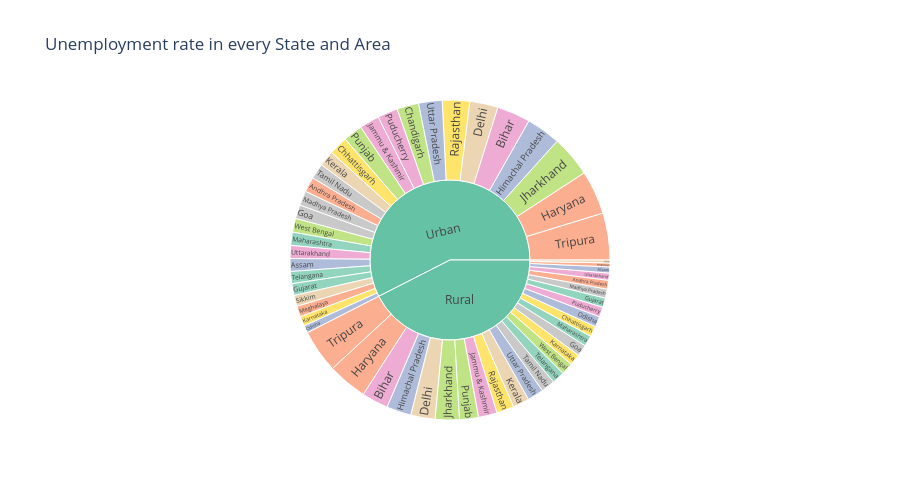

Notebook code for this chart:
### Code cell
unemployment = india[["Region", "Area", "Estimated Unemployment Rate (%)"]]

fig = px.sunburst(unemployment, path=['Area','Region'], values='Estimated Unemployment Rate (%)',
                  title='Unemployment rate in every State and Area', height=500, color='Region',
                  color_discrete_sequence=px.colors.qualitative.Set2)
fig.show()

### Figure 1 — Plotly figure (JSON) as saved in the notebook; plotly's stock layout.template omitted (floating-point values rounded to 4 significant figures)
{"data": [{"branchvalues": "total", "customdata": [["(?)"], ["(?)"], ["Andhra Pradesh"], ["Andhra Pradesh"], ["Assam"], ["Assam"], ["Bihar"], ["Bihar"], ["Chandigarh"], ["Chhattisgarh"], ["Chhattisgarh"], ["Delhi"], ["Delhi"], ["Goa"], ["Goa"], ["Gujarat"], ["Gujarat"], ["Haryana"], ["Haryana"], ["Himachal Pradesh"], ["Himachal Pradesh"], ["Jammu & Kashmir"], ["Jammu & Kashmir"], ["Jharkhand"], ["Jharkhand"], ["Karnataka"], ["Karnataka"], ["Kerala"], ["Kerala"], ["Madhya Pradesh"], ["Madhya Pradesh"], ["Maharashtra"], ["Maharashtra"], ["Meghalaya"], ["Meghalaya"], ["Odisha"], ["Odisha"], ["Puducherry"], ["Puducherry"], ["Punjab"], ["Punjab"], ["Rajasthan"], ["Rajasthan"], ["Sikkim"], ["Sikkim"], ["Tamil Nadu"], ["Tamil Nadu"], ["Telangana"], ["Telangana"], ["Tripura"], ["Tripura"], ["Uttar Pradesh"], ["Uttar Pradesh"], ["Uttarakhand"], ["Uttarakhand"], ["West Bengal"], ["West Bengal"]], "domain": {"x": [0, 1], "y": [0, 1]}, "hovertemplate": "labels=%{label}<br>Estimated Unemployment Rate (%)=%{value}<br>parent=%{parent}<br>id=%{id}<br>Region=%{customdata[0]}<extra></extra>", "ids": ["Urban", "Rural", "Urban/Andhra Pradesh", "Rural/Andhra Pradesh", "Urban/Assam", "Rural/Assam", "Urban/Bihar", "Rural/Bihar", "Urban/Chandigarh", "Urban/Chhattisgarh", "Rural/Chhattisgarh", "Urban/Delhi", "Rural/Delhi", "Urban/Goa", "Rural/Goa", "Urban/Gujarat", "Rural/Gujarat", "Urban/Haryana", "Rural/Haryana", "Urban/Himachal Pradesh", "Rural/Himachal Pradesh", "Urban/Jammu & Kashmir", "Rural/Jammu & Kashmir", "Urban/Jharkhand", "Rural/Jharkhand", "Urban/Karnataka", "Rural/Karnataka", "Urban/Kerala", "Rural/Kerala", "Urban/Madhya Pradesh", "Rural/Madhya Pradesh", "Rural/Maharashtra", "Urban/Maharashtra", "Urban/Meghalaya", "Rural/Meghalaya", "Rural/Odisha", "Urban/Odisha", "Rural/Puducherry", "Urban/Puducherry", "Rural/Punjab", "Urban/Punjab", "Urban/Rajasthan", "Rural/Rajasthan", "Urban/Sikkim", "Rural/Sikkim", "Rural/Tamil Nadu", "Urban/Tamil Nadu", "Rural/Telangana", "Urban/Telangana", "Urban/Tripura", "Rural/Tripura", "Urban/Uttar Pradesh", "Rural/Uttar Pradesh", "Rural/Uttarakhand", "Urban/Uttarakhand", "Rural/West Bengal", "Urban/West Bengal"], "labels": ["Urban", "Rural", "Andhra Pradesh", "Andhra Pradesh", "Assam", "Assam", "Bihar", "Bihar", "Chandigarh", "Chhattisgarh", "Chhattisgarh", "Delhi", "Delhi", "Goa", "Goa", "Gujarat", "Gujarat", "Haryana", "Haryana", "Himachal Pradesh", "Himachal Pradesh", "Jammu & Kashmir", "Jammu & Kashmir", "Jharkhand", "Jharkhand", "Karnataka", "Karnataka", "Kerala", "Kerala", "Madhya Pradesh", "Madhya Pradesh", "Maharashtra", "Maharashtra", "Meghalaya", "Meghalaya", "Odisha", "Odisha", "Puducherry", "Puducherry", "Punjab", "Punjab", "Rajasthan", "Rajasthan", "Sikkim", "Sikkim", "Tamil Nadu", "Tamil Nadu", "Telangana", "Telangana", "Tripura", "Tripura", "Uttar Pradesh", "Uttar Pradesh", "Uttarakhand", "Uttarakhand", "West Bengal", "West Bengal"], "marker": {"colors": ["rgb(102,194,165)", "rgb(102,194,165)", "rgb(252,141,98)", "rgb(252,141,98)", "rgb(141,160,203)", "rgb(141,160,203)", "rgb(231,138,195)", "rgb(231,138,195)", "rgb(166,216,84)", "rgb(255,217,47)", "rgb(255,217,47)", "rgb(229,196,148)", "rgb(229,196,148)", "rgb(179,179,179)", "rgb(179,179,179)", "rgb(102,194,165)", "rgb(102,194,165)", "rgb(252,141,98)", "rgb(252,141,98)", "rgb(141,160,203)", "rgb(141,160,203)", "rgb(231,138,195)", "rgb(231,138,195)", "rgb(166,216,84)", "rgb(166,216,84)", "rgb(255,217,47)", "rgb(255,217,47)", "rgb(229,196,148)", "rgb(229,196,148)", "rgb(179,179,179)", "rgb(179,179,179)", "rgb(102,194,165)", "rgb(102,194,165)", "rgb(252,141,98)", "rgb(252,141,98)", "rgb(141,160,203)", "rgb(141,160,203)", "rgb(231,138,195)", "rgb(231,138,195)", "rgb(166,216,84)", "rgb(166,216,84)", "rgb(255,217,47)", "rgb(255,217,47)", "rgb(229,196,148)", "rgb(229,196,148)", "rgb(179,179,179)", "rgb(179,179,179)", "rgb(102,194,165)", "rgb(102,194,165)", "rgb(252,141,98)", "rgb(252,141,98)", "rgb(141,160,203)", "rgb(141,160,203)", "rgb(231,138,195)", "rgb(231,138,195)", "rgb(166,216,84)", "rgb(166,216,84)"]}, "name": "", "parents": ["", "", "Urban", "Rural", "Urban", "Rural", "Urban", "Rural", "Urban", "Urban", "Rural", "Urban", "Rural", "Urban", "Rural", "Urban", "Rural", "Urban", "Rural", "Urban", "Rural", "Urban", "Rural", "Urban", "Rural", "Urban", "Rural", "Urban", "Rural", "Urban", "Rural", "Rural", "Urban", "Urban", "Rural", "Rural", "Urban", "Rural", "Urban", "Rural", "Urban", "Urban", "Rural", "Urban", "Rural", "Rural", "Urban", "Rural", "Urban", "Urban", "Rural", "Urban", "Rural", "Rural", "Urban", "Rural", "Urban"], "type": "sunburst", "values": [5016.0, 3707.0, 132.0, 77.37, 113.2, 53.89, 294.9, 234.8, 191.9, 165.9, 92.8, 248.2, 213.6, 121.9, 100.7, 103.8, 82.84, 385.8, 350.2, 302.1, 217.1, 175.5, 164.5, 363.3, 213.1, 85.79, 101.1, 138.7, 144.8, 128.2, 79.15, 95.34, 116.3, 94.92, 34.65, 92.58, 65.84, 87.16, 178.4, 166.9, 169.9, 240.7, 153.0, 97.84, 25.4, 122.9, 137.1, 110.1, 106.6, 413.5, 380.3, 208.5, 142.9, 63.47, 114.3, 106.0, 121.5]}], "layout": {"height": 500, "legend": {"tracegroupgap": 0}, "sunburstcolorway": ["rgb(102,194,165)", "rgb(252,141,98)", "rgb(141,160,203)", "rgb(231,138,195)", "rgb(166,216,84)", "rgb(255,217,47)", "rgb(229,196,148)", "rgb(179,179,179)"], "title": {"text": "Unemployment rate in every State and Area"}}}
